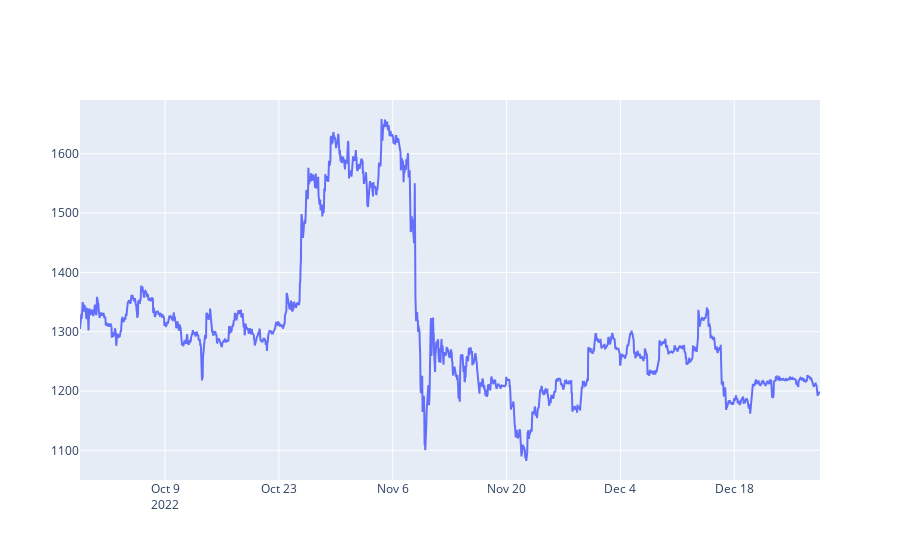
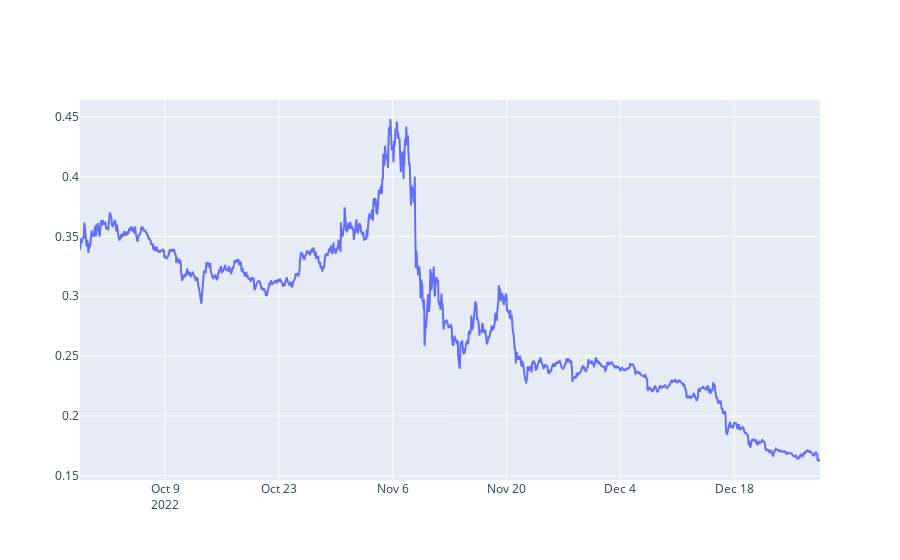

The notebook cell these images were saved under, in order:
### Code cell
( getLine(getRates('ETH-USD',  '3mo',  '1h')) )
( getLine(getRates('ALGO-USD',  '3mo',  '1h')) )

### Figure 1 — Plotly figure (JSON) as saved in the notebook; plotly's stock layout.template omitted (floating-point values rounded to 4 significant figures; data arrays with more than 128 entries replaced by an {"elided": "..."} marker saying what was removed)
{"data": [{"x": {"elided": "2183 str values"}, "y": {"elided": "2183 float values"}, "type": "scatter"}], "layout": {"xaxis": {"type": "date", "range": ["2022-09-28 13:00", "2022-12-28 13:00"], "autorange": true}, "yaxis": {"type": "linear", "range": [1050.0, 1691.0], "autorange": true}, "autosize": true}}

### Figure 2 — Plotly figure (JSON) as saved in the notebook; plotly's stock layout.template omitted (floating-point values rounded to 4 significant figures; data arrays with more than 128 entries replaced by an {"elided": "..."} marker saying what was removed)
{"data": [{"x": {"elided": "2185 str values"}, "y": {"elided": "2185 float values"}, "type": "scatter"}], "layout": {"xaxis": {"type": "date", "range": ["2022-09-28 13:00", "2022-12-28 13:00"], "autorange": true}, "yaxis": {"type": "linear", "range": [0.1464, 0.4641], "autorange": true}, "autosize": true}}
